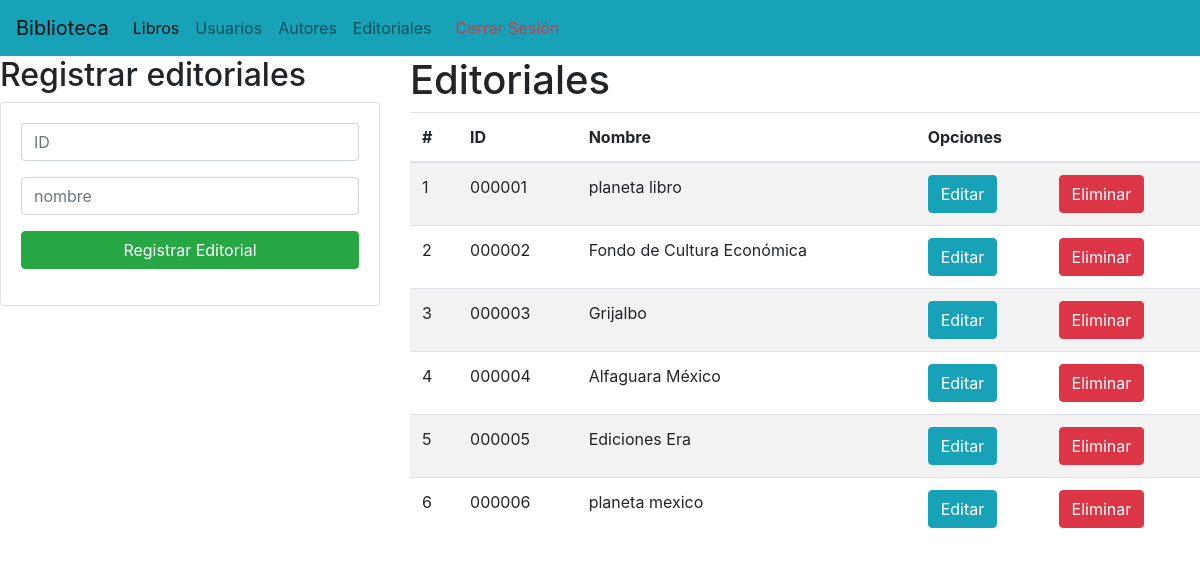
/gestionEditoriales/ (signed in), run on the app's committed database.
### Aplicaciones/Biblioteca/models.py (models this page shows)
class Editoriales(models.Model):
    idEdi = models.CharField(primary_key=True, max_length=6)
    nomEdi = models.CharField(max_length=200)

### Aplicaciones/Biblioteca/views.py (the view)
# urls.py: path('gestionEditoriales/', views.gestionEd, name='gestionEd'),
def gestionEd(request):
    EditorialesListas = Editoriales.objects.all()
    return render(request, 'gestionEditoriales.html', {"Editoriales":EditorialesListas})

### Aplicaciones/Biblioteca/templates/gestionEditoriales.html (shortened to what this page needs)
<!DOCTYPE html>
<html lang="es">
<head>
    <link rel="stylesheet" href="https://cdn.jsdelivr.net/npm/bootstrap@4.4.1/dist/css/bootstrap.min.css"
>
</head>
<body>
    <nav class="navbar navbar-expand-lg navbar-light bg-info">
        <a class="navbar-brand" href="#">Biblioteca</a>
        <div class="collapse navbar-collapse" id="navbarNav">
          <ul class="navbar-nav">
            <li class="nav-item active">
              <a class="nav-link" href="{% url 'home' %}">Libros<span class="sr-only">(current)</span></a>
            </li>
            <li class="nav-item">
              <a class="nav-link" href="{% url 'gestionUs' %}">Usuarios</a>
            </li>
            <li class="nav-item">
              <a class="nav-link" href="{% url 'gestionAu' %}">Autores</a>
            </li>
            <li class="nav-item">
              <a class="nav-link" href="#">Editoriales</a>
            </li>
            {% if user.is_authenticated %}
            <li class="nav-item">
              <a class="nav-link text-danger" href="#">
              </a>
          </li>
            {% else %}
            <li class="nav-item">
              <a class="nav-link text-danger" href="{% url 'login' %}">
                  <i class="fas fa-sign-out-alt mr-2"></i> Cerrar Sesión
              </a>
          </li>
            {% endif %}
          </ul>
        </div>
      </nav>
      {% block body %}
<div class="row">
    <div class="col-sm-12 col-md-6 col-lg-4 col-xl-4">
        <h2>Registrar editoriales</h2>
        <div class="card">
            <div class="card-body">
                <form action="/registrarEditoriales/" method="post">{% csrf_token %}
                    <div class="form-group">
                        <input type="text" id="txtidEdi" name="txtidEdi" class="form-control" placeholder="ID"
                            minlength="6" maxlength="6" required>
                    </div>
                    <div class="form-group">
                        <input type="text" id="txtNomEdi" name="txtNomEdi" class="form-control" placeholder="nombre"
                             maxlength="70" required>
                    </div>
                    <div class="form-group">
                        <button type="submit" class="btn btn-success btn-block text-white">Registrar Editorial</button>
                    </div>
                </form>
            </div>
        </div>
    </div>
    <div class="col-sm-12 col-md-6 col-lg-8 col-xl-8">
        <h1>Editoriales</h1>
        <div class="table-responsive py=2">
            <table class="table table-striped">
                <thead>
                    <tr>
                        <th>#</th>
                        <th>ID</th>
                        <th>Nombre</th>
                        <th colspan="2">Opciones</th>
                    </tr>
                </thead>
                <tbody>
                    {% for c in Editoriales %}
                    <tr>
                        <td>{{forloop.counter}}</td>
                        <td>{{c.idEdi}}</td>
                        <td>{{c.nomEdi}}</td>
                        <td><a href="edicionLibro/{{c.id}}" class="btn btn-info">Editar</a></td>
                        <td><a href="{% url 'eliminacionEditoriales' idEdi=c.idEdi %}" class="btn btn-danger btnEliminacion"
                            onclick="return confirm('¿Estás seguro de que deseas eliminar este usuario?');">Eliminar</a></td>
                    </tr>
                    {% endfor %}
                </tbody>
            </table>
        </div>
    </div>
</div>
{% endblock %}
</body>
</html>

### data on the page
Editoriales: idEdi "000001", nomEdi "planeta libro"
Editoriales: idEdi "000002", nomEdi "Fondo de Cultura Económica"
Editoriales: idEdi "000003", nomEdi "Grijalbo"
Editoriales: idEdi "000004", nomEdi "Alfaguara México"
Editoriales: idEdi "000005", nomEdi "Ediciones Era"
Editoriales: idEdi "000006", nomEdi "planeta mexico"
